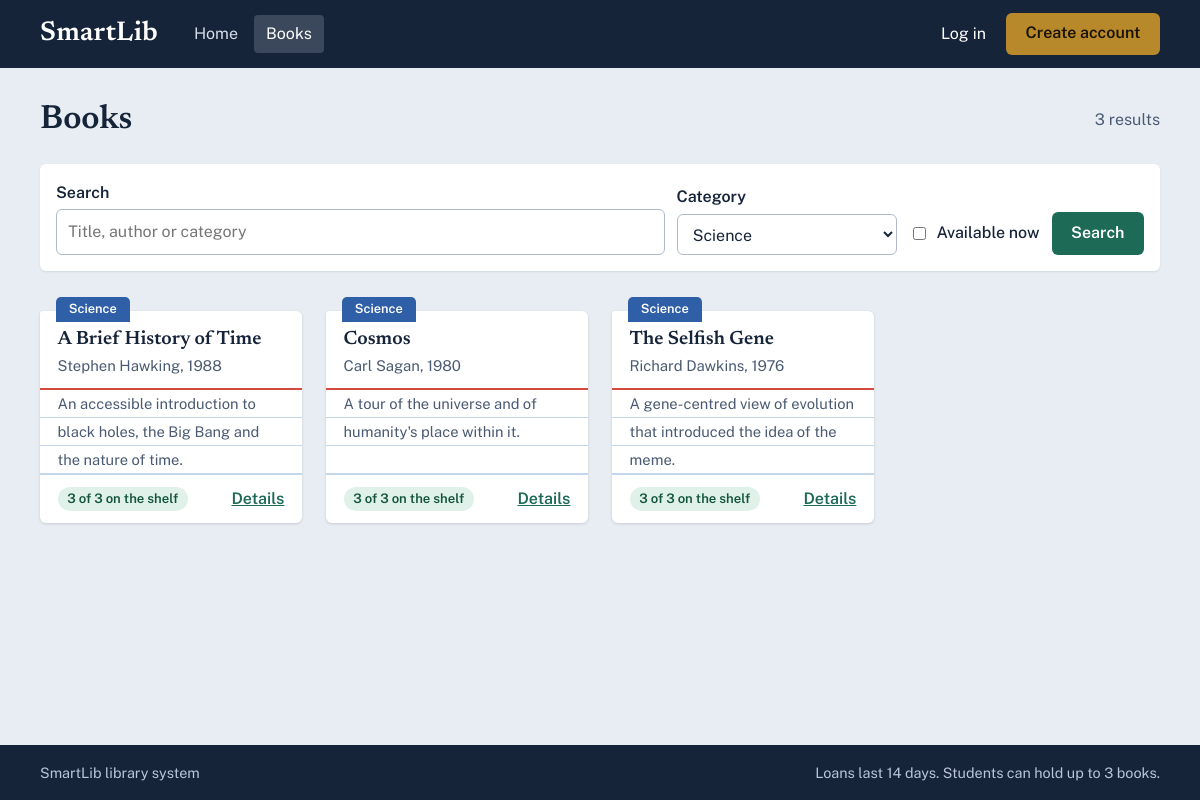
/books.php?category=2, run on the app's committed database.
### tables this page shows
CREATE TABLE books (
  id               INT AUTO_INCREMENT PRIMARY KEY,
  title            VARCHAR(200) NOT NULL,
   
  author_id        INT NOT NULL,
   
  category_id      INT NOT NULL,
   
  year_published   SMALLINT NULL,
   
  description      TEXT NULL,
   
  total_copies     INT NOT NULL DEFAULT 1,
   
  available_copies INT NOT NULL DEFAULT 1,
  created_at       TIMESTAMP NOT NULL DEFAULT CURRENT_TIMESTAMP,
   
  CONSTRAINT fk_books_author   FOREIGN KEY (author_id)   REFERENCES authors(id),
   
  CONSTRAINT fk_books_category FOREIGN KEY (category_id) REFERENCES categories(id),
   
  CONSTRAINT chk_copies CHECK (available_copies >= 0 AND available_copies <= total_copies)
);

CREATE TABLE categories (
  id   INT AUTO_INCREMENT PRIMARY KEY,
   
  name VARCHAR(100) NOT NULL UNIQUE
);

CREATE TABLE authors (
  id   INT AUTO_INCREMENT PRIMARY KEY,
  name VARCHAR(100) NOT NULL UNIQUE
);

### includes/init.php (called while the page is built, shortened)
<?php
function e($value): string
{
    return htmlspecialchars((string) $value, ENT_QUOTES, 'UTF-8');
}
function url(string $path = ''): string
{
    return BASE_URL . '/' . ltrim($path, '/');
}
require_once __DIR__ . '/components.php';

### books.php (the view, shortened to what this page needs)
<?php
require __DIR__ . '/includes/init.php';
$q        = trim($_GET['q'] ?? '');
$category = (int) ($_GET['category'] ?? 0);
$onlyFree = isset($_GET['available']);
$page     = max(1, (int) ($_GET['page'] ?? 1));
$perPage  = 12;
$where  = [];
$params = [];
if ($category > 0) {
    $where[] = 'b.category_id = :cat';
    $params[':cat'] = $category;
}
$whereSql = $where ? 'WHERE ' . implode(' AND ', $where) : '';
$from = "FROM books b JOIN authors a ON a.id = b.author_id JOIN categories c ON c.id = b.category_id $whereSql";
$stmt = $pdo->prepare("SELECT COUNT(*) $from");
$stmt->execute($params);
$total = (int) $stmt->fetchColumn();
$pages = max(1, (int) ceil($total / $perPage));
$page  = min($page, $pages);
$stmt = $pdo->prepare("SELECT b.*, a.name AS author_name, c.name AS category_name $from
                       ORDER BY b.title LIMIT :lim OFFSET :off");
foreach ($params as $k => $v) {
    $stmt->bindValue($k, $v);
}
$stmt->bindValue(':lim', $perPage, PDO::PARAM_INT);
$stmt->bindValue(':off', ($page - 1) * $perPage, PDO::PARAM_INT);
$stmt->execute();
$books = $stmt->fetchAll();
$cats = $pdo->query('SELECT id, name FROM categories ORDER BY name')->fetchAll();
require __DIR__ . '/includes/header.php';
?>
<div class="page-head">
    <h1>Books</h1>
    <span class="muted"><?= $total ?> result<?= $total === 1 ? '' : 's' ?></span>
</div>
<form class="filters" method="get" role="search">
    <div>
        <label for="q">Search</label>
        <input id="q" type="search" name="q" value="<?= e($q) ?>" placeholder="Title, author or category">
    </div>
    <div>
        <label for="category">Category</label>
        <select id="category" name="category">
            <?php foreach ($cats as $c): ?>
                <option value="<?= (int) $c['id'] ?>" <?= $category === (int) $c['id'] ? 'selected' : '' ?>><?= e($c['name']) ?></option>
            <?php endforeach; ?>
        </select>
    </div>
    <label class="check"><input type="checkbox" name="available" value="1" <?= $onlyFree ? 'checked' : '' ?>> Available now</label>
    <button class="btn btn-primary" type="submit">Search</button>
</form>
<?php if (!$books): ?>
    <div class="empty">
        <p>No books match your search.</p>
        <a href="<?= e(url('books.php')) ?>">Clear filters</a>
    </div>
<?php else: ?>
    <div class="book-grid">
        <?php foreach ($books as $b) { echo book_card($b); } ?>
    </div>
<?php endif; ?>
<?php require __DIR__ . '/includes/footer.php'; ?>

### includes/components.php (shortened to what this page needs)
<?php
function book_card(array $b): string
{
    $avail = (int) $b['available_copies'];
    $total = (int) $b['total_copies'];
    $cat   = 'cat-' . ((((int) $b['category_id']) - 1) % 8 + 1);
    $desc  = $b['description'] ?? '';
    $chip = $avail > 0
        ? '<span class="chip chip-ok">' . $avail . ' of ' . $total . ' on the shelf</span>'
        : '<span class="chip chip-out">All copies out</span>';
    ob_start(); ?>
    <article class="book-card <?= $cat ?>">
        <a class="book-tab" href="<?= e(url('books.php?category=' . (int) $b['category_id'])) ?>"><?= e($b['category_name']) ?></a>
        <header class="book-head">
            <h3><a href="<?= e(url('book.php?id=' . (int) $b['id'])) ?>"><?= e($b['title']) ?></a></h3>
            <p class="book-author"><?= e($b['author_name']) ?><?= $b['year_published'] ? ', ' . (int) $b['year_published'] : '' ?></p>
        </header>
        <p class="book-desc"><?= e($desc) ?></p>
        <footer class="book-foot">
            <?= $chip ?>
            <a class="link-strong" href="<?= e(url('book.php?id=' . (int) $b['id'])) ?>">Details</a>
        </footer>
    </article>
    <?php
    return ob_get_clean();
}

### css/style.css (style rules this page uses)
:root { --ink: #16243a; --ink-soft: #4a5a72; --shelf: #e8edf3; --paper: #ffffff; --rule: #c3d6ea; --margin: #d4493e; --pine: #1d6b57; --pine-dark: #15503f; --brass: #b8892b; --line: #d5dde8; --ok-bg: #dff1e9; --ok-fg: #14543f; --bad-bg: #fbe3e0; --bad-fg: #8f2a21; --font-display: "Newsreader", Georgia, "Times New Roman", serif; --font-body: "Public Sans", system-ui, -apple-system, "Segoe UI", Arial, sans-serif; }
*, *::before, *::after { box-sizing: border-box; }
html { -webkit-text-size-adjust: 100%; }
body { margin: 0; background: var(--shelf); color: var(--ink); font-family: var(--font-body); font-size: 1rem; line-height: 1.6; min-height: 100vh; display: flex; flex-direction: column; }
h1, h2, h3 { font-family: var(--font-display); font-weight: 600; line-height: 1.2; margin: 0 0 .5em; }
h1 { font-size: 2.1rem; }
h3 { font-size: 1.2rem; }
p { margin: 0 0 1em; }
a { color: var(--pine); }
.btn { display: inline-block; font: inherit; font-weight: 600; cursor: pointer; padding: .55rem 1.1rem; border-radius: 6px; border: 2px solid transparent; text-decoration: none; line-height: 1.3; text-align: center; }
.btn-primary { background: var(--pine); color: #fff; }
.link-strong { font-weight: 600; }
.chip { display: inline-block; font-size: .82rem; font-weight: 600; padding: .1rem .6rem; border-radius: 99px; white-space: nowrap; }
.chip-ok { background: var(--ok-bg); color: var(--ok-fg); }
.page-head { display: flex; align-items: center; justify-content: space-between; gap: 1rem; margin-bottom: 1.5rem; flex-wrap: wrap; }
.page-head h1 { margin: 0; }
.muted { color: var(--ink-soft); }
.book-grid { display: grid; grid-template-columns: repeat(auto-fill, minmax(260px, 1fr)); gap: 2.25rem 1.5rem; padding-top: .75rem; }
.book-card { --cat: var(--pine); position: relative; background: var(--paper); border-radius: 3px 6px 6px 6px; box-shadow: 0 1px 3px rgba(22,36,58,.16); display: flex; flex-direction: column; }
.cat-2 { --cat: #2f5fa7; }
.book-tab { position: absolute; top: -.85rem; left: 1rem; background: var(--cat); color: #fff; text-decoration: none; font-size: .8rem; font-weight: 600; padding: .15rem .8rem; border-radius: 5px 5px 0 0; max-width: 70%; overflow: hidden; text-overflow: ellipsis; white-space: nowrap; }
.book-head { padding: 1.1rem 1.1rem .65rem; border-bottom: 2px solid var(--margin); }
.book-head h3 { margin: 0 0 .15rem; font-size: 1.2rem; }
.book-head h3 a { color: var(--ink); text-decoration: none; }
.book-author { margin: 0; color: var(--ink-soft); font-size: .93rem; }
.book-desc { margin: 0; padding: 0 1.1rem; flex: 1; font-size: .92rem; color: var(--ink-soft); line-height: 28px; min-height: 84px; background-image: repeating-linear-gradient(to bottom, transparent 0, transparent 27px, var(--rule) 27px, var(--rule) 28px); }
.book-foot { display: flex; align-items: center; justify-content: space-between; gap: .5rem; padding: .7rem 1.1rem; border-top: 1px solid var(--rule); flex-wrap: wrap; }
label { display: block; font-weight: 600; margin-bottom: .25rem; }
input, select, textarea { font: inherit; color: var(--ink); width: 100%; padding: .55rem .7rem; background: #fff; border: 1.5px solid #aeb9c9; border-radius: 6px; }
.filters { display: grid; grid-template-columns: 1fr 220px auto auto; gap: .75rem; align-items: end; background: var(--paper); padding: 1rem; border-radius: 6px; margin-bottom: 1.75rem; box-shadow: 0 1px 2px rgba(22,36,58,.1); }
.filters .check { display: flex; align-items: center; gap: .5rem; padding-bottom: .55rem; font-weight: 500; margin: 0; white-space: nowrap; }
.filters .check input { width: auto; }

### data on the page
books: category.name "Science", title "A Brief History of Time", author.name "Stephen Hawking", year_published "1988", description "An accessible introduction to black holes, the Big Bang and the nature of time.", available_copies "3", total_copies "3"
books: category.name "Science", title "Cosmos", author.name "Carl Sagan", year_published "1980", description "A tour of the universe and of humanity's place within it.", available_copies "3", total_copies "3"
books: category.name "Science", title "The Selfish Gene", author.name "Richard Dawkins", year_published "1976", description "A gene-centred view of evolution that introduced the idea of the meme.", available_copies "3", total_copies "3"

### other printed values
$label "Home Books"
$total "3"
LOAN_DAYS "14"
MAX_ACTIVE_LOANS "3"
form field category "Science"
